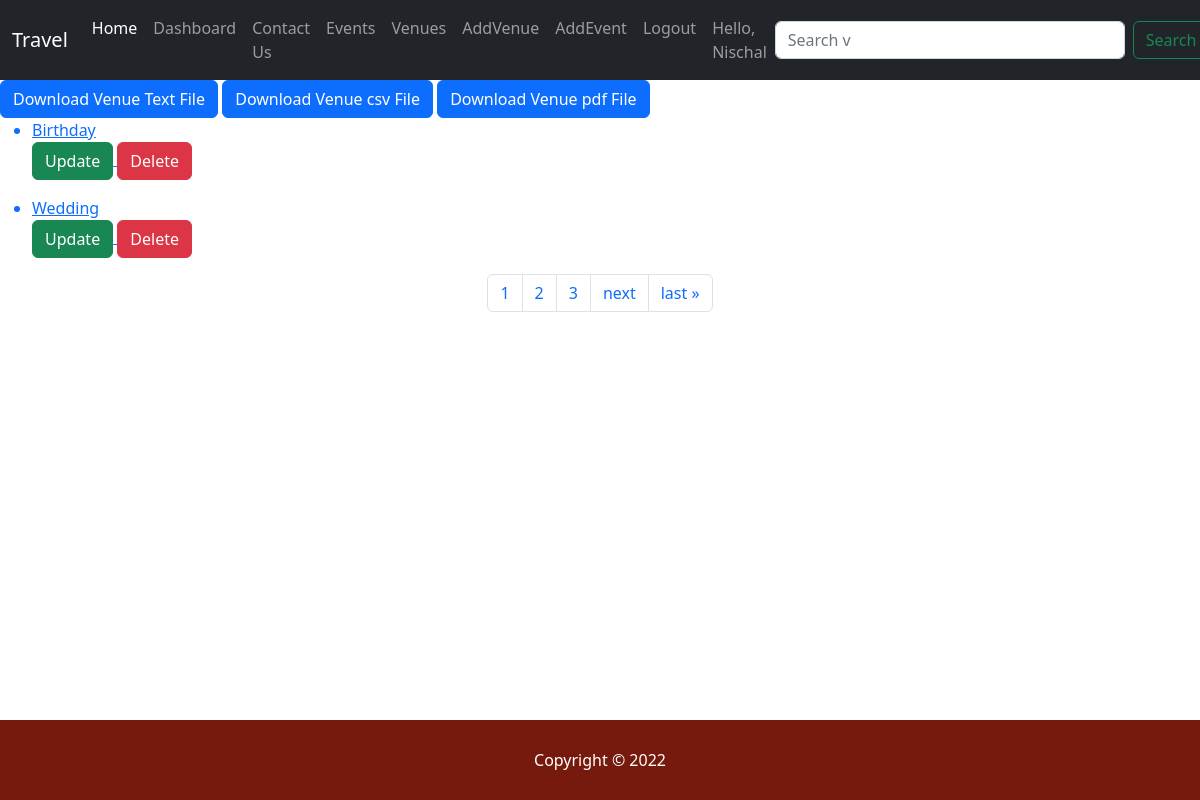
Page /events (signed in) on the committed database.
### authentication/models.py (models this page shows)
class CustomUser(AbstractUser):
    username = None
    email = models.EmailField(_('email address'), unique=True)
    phone=models.BigIntegerField(null=True)
    dob=models.DateField(auto_now=False, auto_now_add=False,blank=True,null=True)
    address=models.CharField(max_length=100,null=True,blank=True)
    USERNAME_FIELD = 'email'
    REQUIRED_FIELDS = []
    objects = CustomUserManager()

### city/models.py (models this page shows)
class Event(models.Model):
    name=models.CharField('Event Name',max_length=100,null=True,blank=True)
    event_date=models.DateTimeField()
    venue=models.ForeignKey(Venue,on_delete=models.CASCADE,blank=True,null=True)
    description=models.TextField(max_length=100,null=True,blank=True)
    attendees=models.ManyToManyField(MyClubUser,blank=True)
    def __str__(self):
        return self.name

### city/views.py (the view)
# urls.py: path('events',views.events,name="events"),
def events(request):
    events=Event.objects.all()
    paginator=Paginator(events,2)
    page_number=request.GET.get('page')
    page_obj=paginator.get_page(page_number)
    event="a"*page_obj.paginator.num_pages
    context={
        "page_obj":page_obj,
        "event":event
    }
    return render(request,'events.html',context)

### templates/events.html (shortened to what this page needs)
{% extends 'template.html'%}
{%block content%}
{%for event in page_obj%}
<ul>
<a href="{% url 'clickEvent' event.id%}" style=""> <li>{{event}}</li></a>
{%if user.is_superuser%}
<a href="{% url 'update_event' event.id%}"><button class="btn btn-success">Update</button> </a>
<a href="{% url 'delete_event' event.id%}"><button class="btn btn-danger">Delete</button></a>
{%endif%}
</ul>
{%endfor%}
<nav aria-label="Page navigation example">
    <ul class="pagination justify-content-center">
{%for i in event  %}
<li class="page-item">   <a class="page-link" href="?page={{ forloop.counter}}">{{ forloop.counter}}</a></li>
{%endfor%}
        {% if page_obj.has_next %}
        <li class="page-item">   <a class="page-link" href="?page={{ page_obj.next_page_number }}">next</a></li>
            <li class="page-item">   <a class="page-link" href="?page={{ page_obj.paginator.num_pages }}">last &raquo;</a></li>
        {% endif %}
    </ul>
</nav>
{%endblock content%}

### templates/template.html (shortened to what this page needs)
<!DOCTYPE html>
<html lang="en">
<head>
    <link href="https://cdn.jsdelivr.net/npm/bootstrap@5.2.0-beta1/dist/css/bootstrap.min.css" rel="stylesheet">
    <link rel="stylesheet" type="text/css" href="../static/style.css">
</head>
<body>
    <nav class="navbar navbar-expand-lg navbar-dark bg-dark ">
        <div class="container-fluid">
          <a class="navbar-brand" href="/">Travel</a>
          <div class="collapse navbar-collapse" id="navbarSupportedContent">
            <ul class="navbar-nav me-auto mb-2 mb-lg-0">
              <li class="nav-item">
                <a class="nav-link active" aria-current="page" href="{% url 'index'%}">Home</a>
              </li>
              {% if user.is_superuser%}
              <li class="nav-item">
                <a class="nav-link" href="{%url 'list'%}">Dashboard</a>
              </li>
              {%endif%}
              <li class="nav-item">
                <a class="nav-link" href="{%url 'contact'%}">Contact Us</a>
              </li>
              <li class="nav-item">
                <a class="nav-link" href="{%url 'events'%}">Events</a>
              </li>
              <li class="nav-item">
                <a class="nav-link" href="{%url 'venues'%}">Venues</a>
              </li>
              <li class="nav-item">
                <a class="nav-link" href="{%url 'addvenue'%}">AddVenue</a>
              </li>
              <li class="nav-item">
                <a class="nav-link" href="{%url 'addevent'%}">AddEvent</a>
              </li>
              {%if user.is_authenticated%}
              <li class="nav-item">
                <a class="nav-link" href="{%url 'logout'%}">Logout</a>
              </li>
              <li class="nav-item">
                <a class="nav-link">Hello, {{user.first_name}}</a>
              </li>
              {%endif%}
            </ul>
            <form class="d-flex" role="search" method="post" action="{% url 'searchs'%}">
              <input class="form-control me-2" name='searchs' type="search" placeholder="Search v" aria-label="Search">
              <button class="btn btn-outline-success" type="submit">Search</button>
            </form>
          </div>
        </div>
      </nav>
    <a href="{% url 'venue_text'%}"> <button class="btn btn-primary">Download Venue Text File</button></a>
    <a href="{% url 'venue_csv'%}"> <button class="btn btn-primary">Download Venue csv File</button></a>
    <a href="{% url 'venue_pdf'%}"> <button class="btn btn-primary">Download Venue pdf File</button></a>
    {%block content%}
  {%endblock content%}
    <footer class="footer">Copyright &copy 2022</footer>
</body>
</html>

### templates/template.html (style rules this page uses)
.form-control { display: flex; width: 350px; justify-content: space-evenly }
footer { text-align: center; display: flex; flex-direction:column; justify-content: space-evenly; height: 10vh; background-color: rgb(119, 26, 14); color: white; position: fixed; bottom: 0; width: 100%; }

### rows in the picture
CustomUser: first_name "Nischal"
Event: name "Birthday"
Event: name "Wedding"
